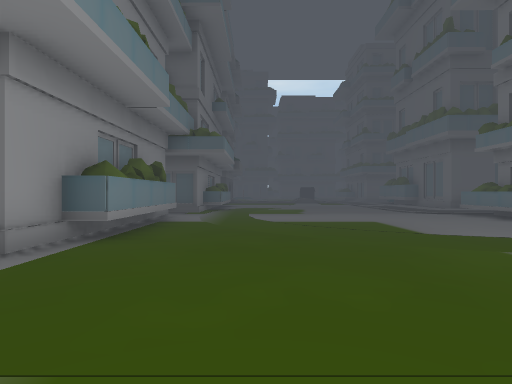
[1] (above)

17 first-person views from a walk through a Unity game level. The camera is 1.5 m above the floor, looks level and sees 80° across. Doors are open. The floor is counted in squares, 2 m on a side. Each view is taken from the middle of a square. On the plan, view 1 faces up. The plan holds only what a view shows up to about 10 squares ahead; the rest is blank. The place goes on beyond the plan. The player is left out. Some animated figures are left out. Some surface patterns are stand-ins.

[2]
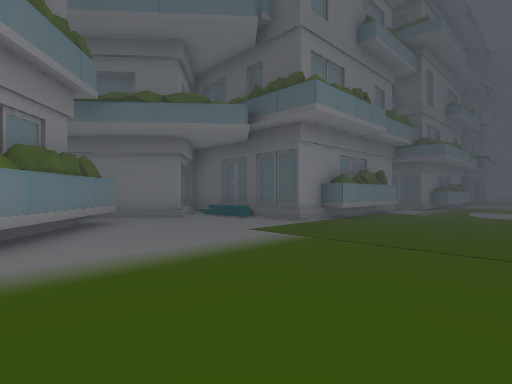

[3]
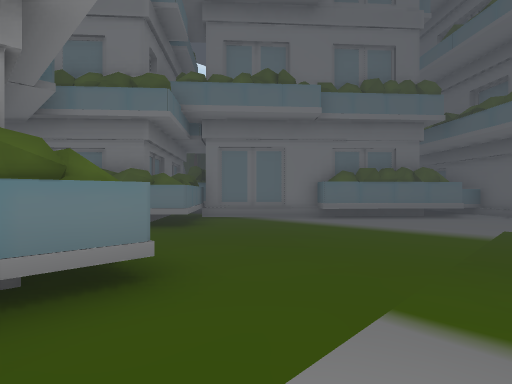

[4]
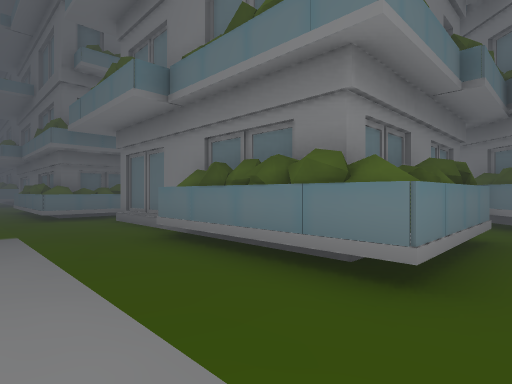

[5]
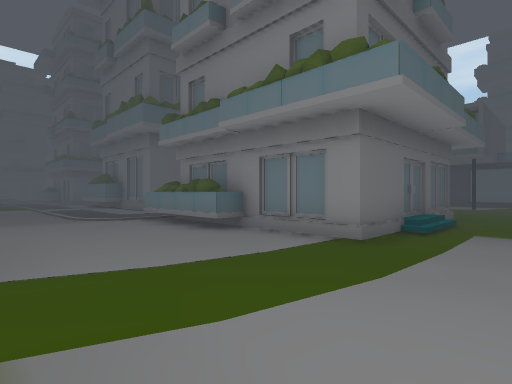

[6]
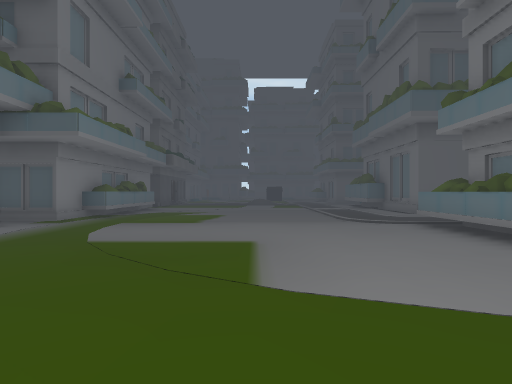

[7]
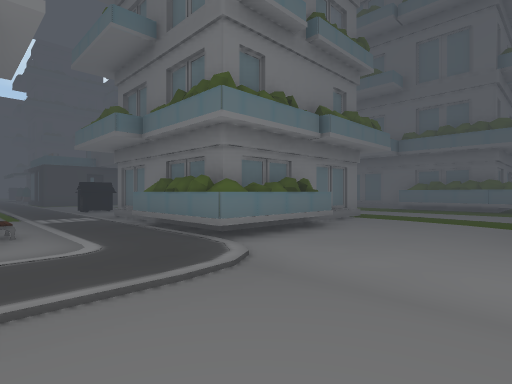

[8]
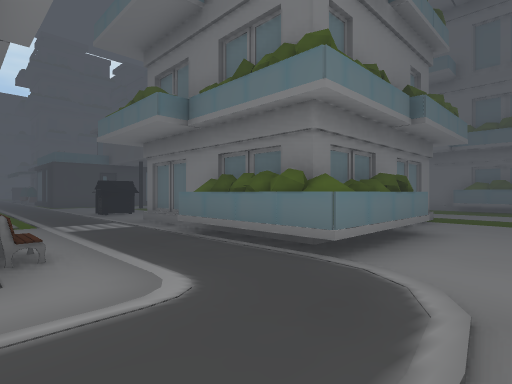

[9]
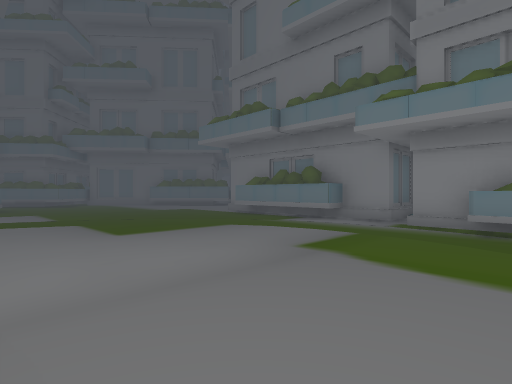

[10]
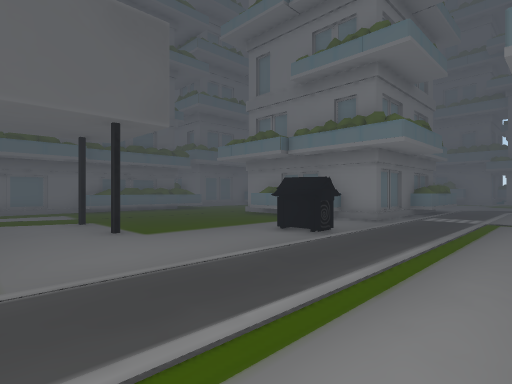

[11]
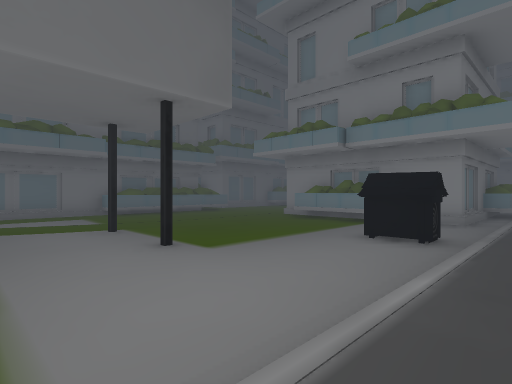

[12]
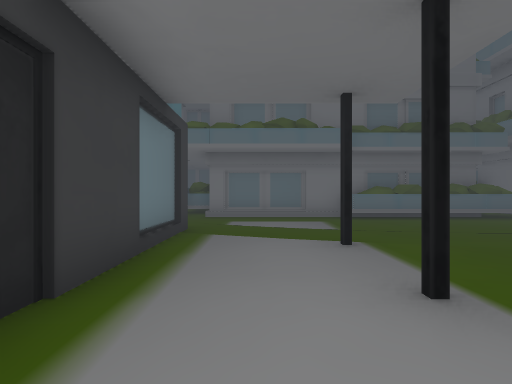

[13]
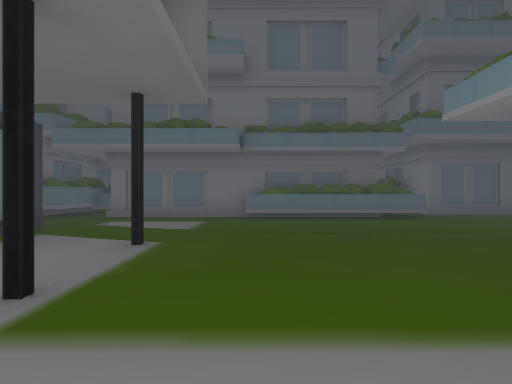

[14]
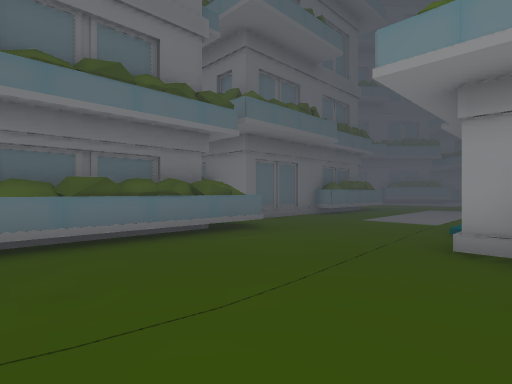

[15]
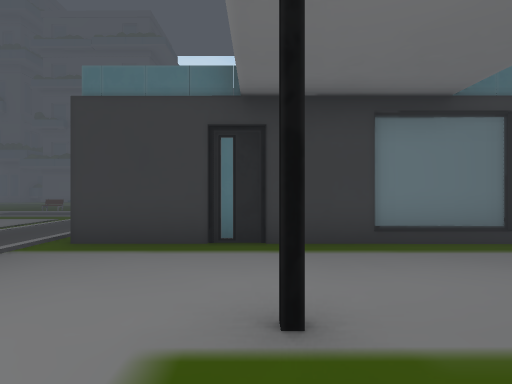

[16]
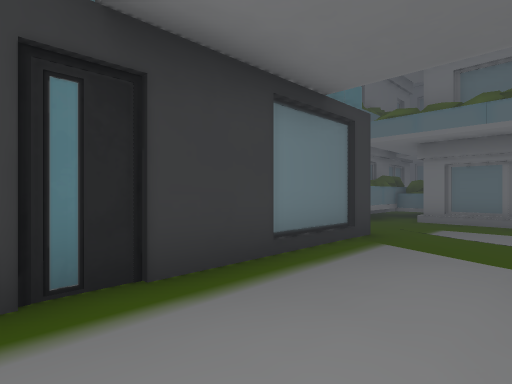

[17]
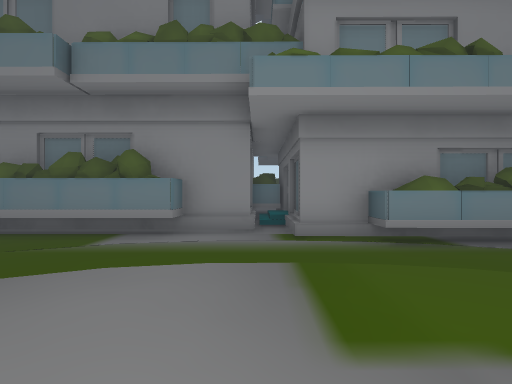

### Floor plan
Key: @ floor where view 1 was taken; # wall or solid block; . main floor; : floor 0.25 m higher than the main floor; / step, stairs or slope; B building; E bench; H house.
Columns run from 6 left of view 1 to 22 right of it. Each row starts with its distance up from view 1.
 13     B........:.EBBBB  ......
 12     B........::::::.........
 11 BBBBB........................
 10 BBBB.........BBBB............
  9    B.........BBB#BB...#.....#
  8    B.........BB    B........#
  7    B.........B#    B........#
  6    B..........#    B........#
  5    B..........B    B........#
  4 BBBB..........BB/BB.........#
  3 ............................H
  2 .............................
  1 .............................
  0 B.....@...........BBBBBB.....
 -1 BB........BBBBB..BBB     # B.
 -2  BB.......BB     BBB        B
 -3   BB......BB     B          B
 -4    #...BB..
 -5     BBBBBB.B
 -6      BBBBBBB
 -7      BB   BB

Where each view was taken, in squares from view 1:
view 1: 0 up, 0 right, facing up
view 2: 3 down, 2 right, facing up-left
view 3: 2 up, 5 right, facing down-left
view 4: 2 up, 3 right, facing down-right
view 5: 2 up, 3 right, facing up-right
view 6: 3 up, 3 right, facing up
view 7: 13 up, 3 right, facing down-right
view 8: 13 up, 5 right, facing down-right
view 9: 13 up, 5 right, facing down-left
view 10: 13 up, 21 right, facing down-left
view 11: 11 up, 21 right, facing down-left
view 12: 9 up, 20 right, facing down
view 13: 9 up, 17 right, facing down
view 14: 5 up, 17 right, facing down-left
view 15: 7 up, 17 right, facing right
view 16: 8 up, 19 right, facing down-right
view 17: 10 up, 3 right, facing left
